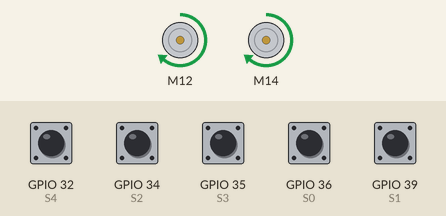
Recording of a sketch running on a simulated ESP32. Shown: 2 × DC motor (green arrow = forward, orange = backward, longer = faster). The inputs (shaded band) are chosen by the test bench; at power-on: GPIO 32 (S4), GPIO 34 (S2), GPIO 35 (S3), GPIO 36 (S0), GPIO 39 (S1) HIGH.

Above: at 1.2 s.
1.3 s: GPIO 32 (S4) pulled LOW for 0.15 s
At 1.6 s:
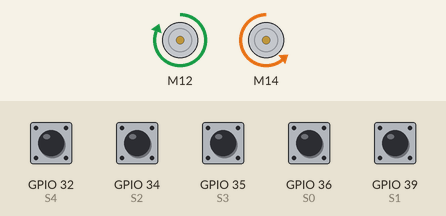
2.9 s: GPIO 34 (S2) pulled LOW for 0.15 s
At 4.1 s:
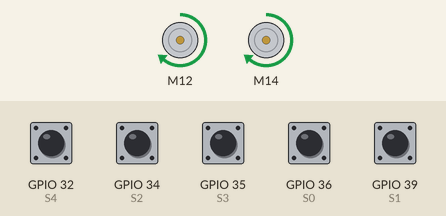
4.5 s: GPIO 35 (S3) pulled LOW for 0.15 s
At 5.3 s:
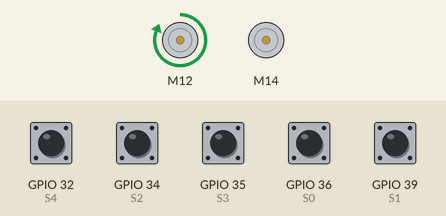
6.1 s: GPIO 36 (S0) pulled LOW for 0.15 s
At 6.5 s:
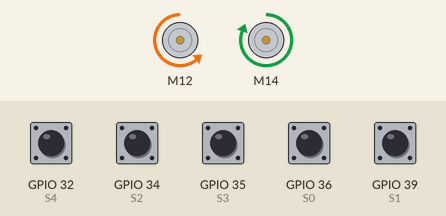
7.7 s: GPIO 39 (S1) pulled LOW for 0.15 s
At 8.9 s:
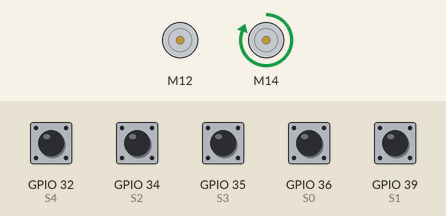
9.3 s: GPIO 32 (S4) pulled LOW for 1 s
At 10.1 s:
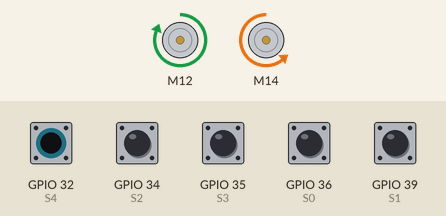
Timing chart, 0 to 12.3 s (numbered marks = the images above; inputs shaded):
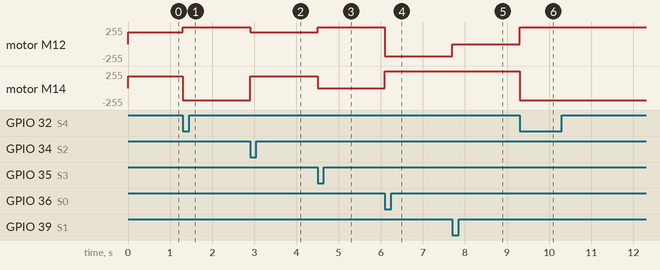

Measured:
- after the input at 1.3 s, motor M12: forward 180/255 → forward 255/255 at once; motor M14: forward 180/255 → backward 180/255 at once
- after the input at 2.9 s, motor M12: forward 255/255 → forward 180/255 at once; motor M14: backward 180/255 → forward 180/255 at once
- after the input at 4.5 s, motor M12: forward 180/255 → forward 255/255 at once; motor M14: forward 180/255 → stopped at once
- after the input at 6.1 s, motor M12: forward 255/255 → backward 180/255 at once; motor M14: stopped → forward 255/255 at once
- after the input at 7.7 s, motor M12: backward 180/255 → stopped at once
- after the input at 9.3 s, motor M12: stopped → forward 255/255 at once; motor M14: forward 255/255 → backward 180/255 at once

The sketch:

RoboESP32_MakerLine_PD_DIGITAL.ino
```cpp
/*
  Robo ESP32 + Maker Line — 5x DIGITAL outputs version (PD only)
  - Simpler & fast: uses Kp and Kd, BASE speed.
*/

#include "CytronMotorDriver.h"

CytronMD motorL(PWM_PWM, 12, 13);
CytronMD motorR(PWM_PWM, 14, 27);

const int S0 = 36, S1 = 39, S2 = 34, S3 = 35, S4 = 32;
int pins[5] = { S0, S1, S2, S3, S4 };
int weights[5] = { -2000, -1000, 0, 1000, 2000 };
bool INVERT = true;

int BASE = 180;
float Kp = 0.18, Kd = 1.0;

int lastPos = 0;
unsigned long lastT = 0;
float lastErr = 0;

void drive(int L, int R) {
  L = L < -255 ? -255 : (L > 255 ? 255 : L);
  R = R < -255 ? -255 : (R > 255 ? 255 : R);
  motorL.setSpeed(L);
  motorR.setSpeed(R);
}
int readBit(int i) {
  int v = digitalRead(pins[i]);
  if (INVERT) v = !v;
  return v ? 1 : 0;
}
int linePosition() {
  long num = 0, den = 0;
  for (int i = 0; i < 5; i++) {
    int s = readBit(i);
    num += (long)s * weights[i];
    den += s;
  }
  if (den == 0) return lastPos;
  int pos = (int)(num / den);
  lastPos = pos;
  return pos;
}

void setup() {
  Serial.begin(115200);
  pinMode(S0, INPUT_PULLUP);
  pinMode(S1, INPUT_PULLUP);
  pinMode(S2, INPUT_PULLUP);
  pinMode(S3, INPUT_PULLUP);
  pinMode(S4, INPUT_PULLUP);
  lastT = millis();
}
void loop() {
  unsigned long now = millis();
  float dt = (now - lastT) / 1000.0f;
  if (dt <= 0) dt = 0.01f;
  lastT = now;
  float err = (float)linePosition();
  float d = (err - lastErr) / dt;
  lastErr = err;
  float turn = Kp * err + Kd * d;
  drive(BASE + (int)turn, BASE - (int)turn);
}
```
